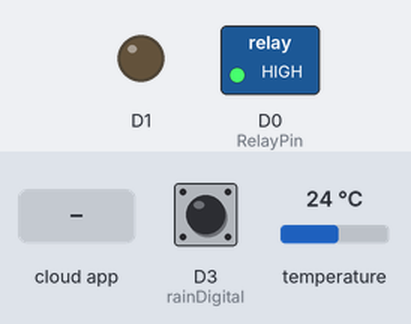
Simulated run of this sketch. Board: ESP8266 (NodeMCU). On the bench: switched loads named in the sketch (green lamp = pin HIGH), output pins drawn as LEDs (lit = HIGH). Inputs (shaded band) come from the test bench; at power-on: D3 (rainDigital) HIGH, temperature 24 °C. WiFi joins after 1.5 s; servers stay silent unless stated; the Firebase database answers and starts empty; what the sketch prints to the serial monitor is not drawn.

Above: at 3.1 s.
3.2 s: the phone or cloud app sets Motor to 1
At 5.2 s:
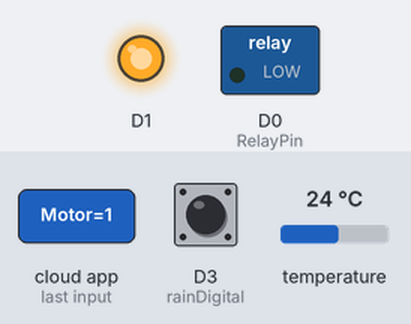
6.0 s: the phone or cloud app sets Motor to 0
At 7.0 s:
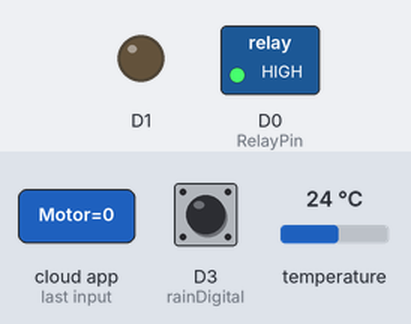
Timing chart, 0 to 9.0 s (numbered marks = the images above; inputs shaded):
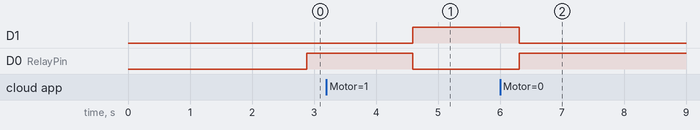

The sketch:

NodeMCUcode.ino
```cpp
#include <OneWire.h>
#include <DallasTemperature.h>

#include <ESP8266WiFi.h>
#include <FirebaseArduino.h>

#define rainDigital D3
#define ONE_WIRE_BUS D2
#define RelayPin D0
OneWire oneWire(ONE_WIRE_BUS);
DallasTemperature sensors(&oneWire);

// Set these to run example.
#define FIREBASE_HOST "sensors-readings-default-rtdb.firebaseio.com"
#define FIREBASE_AUTH "IlyqxL34VdzN2umdTZQNwwSbNXbzuQN1e5ecMnkS"
#define WIFI_SSID "Punial House"
#define WIFI_PASSWORD "aabb1122"

 float Celcius=0;
 int rainDigitalVal=1;
int n = 0;
void setup()
{
  pinMode(RelayPin, OUTPUT);
  Serial.begin(57600);
  pinMode(rainDigital,INPUT);

  sensors.begin();

   // connect to wifi.
   pinMode(D1,OUTPUT);
  WiFi.begin(WIFI_SSID, WIFI_PASSWORD);
  Serial.print("connecting");
  while (WiFi.status() != WL_CONNECTED) {
    Serial.print(".");
    delay(500);
  }
  Serial.println();
  Serial.print("connected: ");
  Serial.println(WiFi.localIP());

  Firebase.begin(FIREBASE_HOST, FIREBASE_AUTH);
  Firebase.set("Motor", 0);
  Firebase.set("WATER", 1);
  Firebase.setFloat("Temperature",0.00);
}

void loop()
{
  sensors.requestTemperatures();
  Celcius=sensors.getTempCByIndex(0);
  rainDigitalVal = digitalRead(rainDigital);
  n=Firebase.getInt("Motor");

  if (n==1) {
      Serial.print("Motor ON ");
      Serial.print("\t");
      digitalWrite(D1,HIGH);
      digitalWrite(RelayPin, LOW);
  }
  else {
    Serial.print("Motor OFF");
    Serial.print("\t");
    digitalWrite(D1,LOW);
    digitalWrite(RelayPin, HIGH);
  }
  Serial.print("\t");
  Serial.print(rainDigitalVal);
  Serial.print("\t");
  Serial.println(Celcius);
  Firebase.setInt("WATER", rainDigitalVal);
  Firebase.setFloat("Temperature", Celcius);

  Serial.println("\t");

  if (Firebase.failed()) {
        Serial.print("setting /number failed:");
        Serial.print("\t");
        Serial.println(Firebase.error());
        return;
    }
  delay(500);
}
```

Measured:
- after the input at 3.2 s, D1: LOW → HIGH after 1.4 s; D0 (RelayPin): HIGH → LOW after 1.4 s
- after the input at 6.0 s, D1: HIGH → LOW after 0.31 s; D0 (RelayPin): LOW → HIGH after 0.31 s
